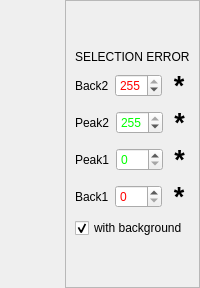
                      <widget class="QSplitter" name="splitter_8">
                       <property name="orientation">
                        <enum>Qt::Horizontal</enum>
                       </property>
                       <property name="childrenCollapsible">
                        <bool>false</bool>
                       </property>
                       <widget class="QWidget" name="layoutWidget_3">
                        <layout class="QHBoxLayout" name="horizontalLayout_3">
                         <item>
                          <widget class="MPLWidgetNoLog" name="norm_yt_plot" native="true">
                           <property name="sizePolicy">
                            <sizepolicy hsizetype="Expanding" vsizetype="Expanding">
                             <horstretch>0</horstretch>
                             <verstretch>0</verstretch>
                            </sizepolicy>
                           </property>
                          </widget>
                         </item>
                         <item>
                          <layout class="QHBoxLayout" name="horizontalLayout_43">
                           <item>
                            <widget class="MPLWidgetXLog" name="norm_yi_plot" native="true">
                             <property name="sizePolicy">
                              <sizepolicy hsizetype="Expanding" vsizetype="Expanding">
                               <horstretch>0</horstretch>
                               <verstretch>0</verstretch>
                              </sizepolicy>
                             </property>
                            </widget>
                           </item>
                           <item>
                            <widget class="QFrame" name="frame_16">
                             <property name="maximumSize">
                              <size>
                               <width>180</width>
                               <height>16777215</height>
                              </size>
                             </property>
                             <property name="frameShape">
                              <enum>QFrame::StyledPanel</enum>
                             </property>
                             <property name="frameShadow">
                              <enum>QFrame::Raised</enum>
                             </property>
                             <layout class="QVBoxLayout" name="verticalLayout_31">
                              <item>
                               <spacer name="verticalSpacer_7">
                                <property name="orientation">
                                 <enum>Qt::Vertical</enum>
                                </property>
                                <property name="sizeType">
                                 <enum>QSizePolicy::Minimum</enum>
                                </property>
                                <property name="sizeHint" stdset="0">
                                 <size>
                                  <width>20</width>
                                  <height>40</height>
                                 </size>
                                </property>
                               </spacer>
                              </item>
                              <item>
                               <widget class="QLabel" name="norm_selection_error_label">
                                <property name="text">
                                 <string>SELECTION ERROR</string>
                                </property>
                               </widget>
                              </item>
                              <item>
                               <layout class="QVBoxLayout" name="verticalLayout_32">
                                <item>
                                 <layout class="QHBoxLayout" name="horizontalLayout_44">
                                  <item>
                                   <widget class="QLabel" name="normBackFromLabel">
                                    <property name="text">
                                     <string>Back2</string>
                                    </property>
                                   </widget>
                                  </item>
                                  <item>
                                   <widget class="QSpinBox" name="normBackToValue">
                                    <property name="palette">
                                     <palette>
                                      <active>
                                       <colorrole role="Text">
                                        <brush brushstyle="SolidPattern">
                                         <color alpha="255">
                                          <red>255</red>
                                          <green>0</green>
                                          <blue>0</blue>
                                         </color>
                                        </brush>
                                       </colorrole>
                                      </active>
                                      <inactive>
                                       <colorrole role="Text">
                                        <brush brushstyle="SolidPattern">
                                         <color alpha="255">
                                          <red>255</red>
                                          <green>0</green>
                                          <blue>0</blue>
                                         </color>
                                        </brush>
                                       </colorrole>
                                      </inactive>
                                      <disabled>
                                       <colorrole role="Text">
                                        <brush brushstyle="SolidPattern">
                                         <color alpha="255">
                                          <red>118</red>
                                          <green>118</green>
                                          <blue>117</blue>
                                         </color>
                                        </brush>
                                       </colorrole>
                                      </disabled>
                                     </palette>
                                    </property>
                                    <property name="maximum">
                                     <number>255</number>
                                    </property>
                                    <property name="value">
                                     <number>255</number>
                                    </property>
                                   </widget>
                                  </item>
                                  <item>
                                   <widget class="QLabel" name="norm_back2_error">
                                    <property name="font">
                                     <font>
                                      <pointsize>20</pointsize>
                                      <weight>75</weight>
                                      <bold>true</bold>
                                     </font>
                                    </property>
                                    <property name="accessibleDescription">
                                     <string/>
                                    </property>
                                    <property name="text">
                                     <string>*</string>
                                    </property>
                                    <property name="alignment">
                                     <set>Qt::AlignCenter</set>
                                    </property>
                                   </widget>
                                  </item>
                                 </layout>
                                </item>
                                <item>
                                 <layout class="QHBoxLayout" name="horizontalLayout_45">
                                  <item>
                                   <widget class="QLabel" name="normPeakFromLabel">
                                    <property name="text">
                                     <string>Peak2</string>
                                    </property>
                                   </widget>
                                  </item>
                                  <item>
                                   <widget class="QSpinBox" name="normPeakToValue">
                                    <property name="palette">
                                     <palette>
                                      <active>
                                       <colorrole role="Text">
                                        <brush brushstyle="SolidPattern">
                                         <color alpha="255">
                                          <red>0</red>
                                          <green>255</green>
                                          <blue>0</blue>
                                         </color>
                                        </brush>
                                       </colorrole>
                                      </active>
                                      <inactive>
                                       <colorrole role="Text">
                                        <brush brushstyle="SolidPattern">
                                         <color alpha="255">
                                          <red>0</red>
                                          <green>255</green>
                                          <blue>0</blue>
                                         </color>
                                        </brush>
                                       </colorrole>
                                      </inactive>
                                      <disabled>
                                       <colorrole role="Text">
                                        <brush brushstyle="SolidPattern">
                                         <color alpha="255">
                                          <red>118</red>
                                          <green>118</green>
                                          <blue>117</blue>
                                         </color>
                                        </brush>
                                       </colorrole>
                                      </disabled>
                                     </palette>
                                    </property>
                                    <property name="maximum">
                                     <number>255</number>
                                    </property>
                                    <property name="value">
                                     <number>255</number>
                                    </property>
                                   </widget>
                                  </item>
                                  <item>
                                   <widget class="QLabel" name="norm_peak2_error">
                                    <property name="font">
                                     <font>
                                      <pointsize>20</pointsize>
                                      <weight>75</weight>
                                      <bold>true</bold>
                                     </font>
                                    </property>
                                    <property name="accessibleDescription">
                                     <string/>
                                    </property>
                                    <property name="text">
                                     <string>*</string>
                                    </property>
                                    <property name="alignment">
                                     <set>Qt::AlignCenter</set>
                                    </property>
                                   </widget>
                                  </item>
                                 </layout>
                                </item>
                                <item>
                                 <layout class="QHBoxLayout" name="horizontalLayout_46">
                                  <item>
                                   <widget class="QLabel" name="normPeakToLabel">
                                    <property name="text">
                                     <string>Peak1</string>
                                    </property>
                                   </widget>
                                  </item>
                                  <item>
                                   <widget class="QSpinBox" name="normPeakFromValue">
                                    <property name="palette">
                                     <palette>
                                      <active>
                                       <colorrole role="Text">
                                        <brush brushstyle="SolidPattern">
                                         <color alpha="255">
                                          <red>0</red>
                                          <green>255</green>
                                          <blue>0</blue>
                                         </color>
                                        </brush>
                                       </colorrole>
                                      </active>
                                      <inactive>
                                       <colorrole role="Text">
                                        <brush brushstyle="SolidPattern">
                                         <color alpha="255">
                                          <red>0</red>
                                          <green>255</green>
                                          <blue>0</blue>
                                         </color>
                                        </brush>
                                       </colorrole>
                                      </inactive>
                                      <disabled>
                                       <colorrole role="Text">
                                        <brush brushstyle="SolidPattern">
                                         <color alpha="255">
                                          <red>118</red>
                                          <green>118</green>
                                          <blue>117</blue>
                                         </color>
                                        </brush>
                                       </colorrole>
                                      </disabled>
                                     </palette>
                                    </property>
                                    <property name="maximum">
                                     <number>255</number>
                                    </property>
                                    <property name="value">
                                     <number>0</number>
                                    </property>
                                   </widget>
                                  </item>
                                  <item>
                                   <widget class="QLabel" name="norm_peak1_error">
                                    <property name="font">
                                     <font>
                                      <pointsize>20</pointsize>
                                      <weight>75</weight>
                                      <bold>true</bold>
                                     </font>
                                    </property>
                                    <property name="accessibleDescription">
                                     <string/>
                                    </property>
                                    <property name="text">
                                     <string>*</string>
                                    </property>
                                    <property name="alignment">
                                     <set>Qt::AlignCenter</set>
                                    </property>
                                   </widget>
                                  </item>
                                 </layout>
                                </item>
                                <item>
                                 <layout class="QHBoxLayout" name="horizontalLayout_47">
                                  <item>
                                   <widget class="QLabel" name="normBackToLabel">
                                    <property name="text">
                                     <string>Back1</string>
                                    </property>
                                   </widget>
                                  </item>
                                  <item>
                                   <widget class="QSpinBox" name="normBackFromValue">
                                    <property name="palette">
                                     <palette>
                                      <active>
                                       <colorrole role="Text">
                                        <brush brushstyle="SolidPattern">
                                         <color alpha="255">
                                          <red>255</red>
                                          <green>0</green>
                                          <blue>0</blue>
                                         </color>
                                        </brush>
                                       </colorrole>
                                       <colorrole role="Base">
                                        <brush brushstyle="SolidPattern">
                                         <color alpha="255">
                                          <red>255</red>
                                          <green>255</green>
                                          <blue>255</blue>
                                         </color>
                                        </brush>
                                       </colorrole>
                                      </active>
                                      <inactive>
                                       <colorrole role="Text">
                                        <brush brushstyle="SolidPattern">
                                         <color alpha="255">
                                          <red>255</red>
                                          <green>0</green>
                                          <blue>0</blue>
                                         </color>
                                        </brush>
                                       </colorrole>
                                       <colorrole role="Base">
                                        <brush brushstyle="SolidPattern">
                                         <color alpha="255">
                                          <red>255</red>
                                          <green>255</green>
                                          <blue>255</blue>
                                         </color>
                                        </brush>
                                       </colorrole>
                                      </inactive>
                                      <disabled>
                                       <colorrole role="Text">
                                        <brush brushstyle="SolidPattern">
                                         <color alpha="255">
                                          <red>118</red>
                                          <green>118</green>
                                          <blue>117</blue>
                                         </color>
                                        </brush>
                                       </colorrole>
                                       <colorrole role="Base">
                                        <brush brushstyle="SolidPattern">
                                         <color alpha="255">
                                          <red>255</red>
                                          <green>255</green>
                                          <blue>255</blue>
                                         </color>
                                        </brush>
                                       </colorrole>
                                      </disabled>
                                     </palette>
                                    </property>
                                    <property name="maximum">
                                     <number>255</number>
                                    </property>
                                    <property name="value">
                                     <number>0</number>
                                    </property>
                                   </widget>
                                  </item>
                                  <item>
                                   <widget class="QLabel" name="norm_back1_error">
                                    <property name="font">
                                     <font>
                                      <pointsize>20</pointsize>
                                      <weight>75</weight>
                                      <bold>true</bold>
                                     </font>
                                    </property>
                                    <property name="accessibleDescription">
                                     <string/>
                                    </property>
                                    <property name="text">
                                     <string>*</string>
                                    </property>
                                    <property name="alignment">
                                     <set>Qt::AlignCenter</set>
                                    </property>
                                   </widget>
                                  </item>
                                 </layout>
                                </item>
                                <item>
                                 <widget class="QCheckBox" name="normBackgroundFlag">
                                  <property name="text">
                                   <string>with background</string>
                                  </property>
                                  <property name="checked">
                                   <bool>true</bool>
                                  </property>
                                 </widget>
                                </item>
                               </layout>
                              </item>
                              <item>
                               <spacer name="verticalSpacer_8">
                                <property name="orientation">
                                 <enum>Qt::Vertical</enum>
                                </property>
                                <property name="sizeType">
                                 <enum>QSizePolicy::Minimum</enum>
                                </property>
                                <property name="sizeHint" stdset="0">
                                 <size>
                                  <width>20</width>
                                  <height>40</height>
                                 </size>
                                </property>
                               </spacer>
                              </item>
                             </layout>
                            </widget>
                           </item>
                          </layout>
                         </item>
                        </layout>
                       </widget>
                      </widget>
